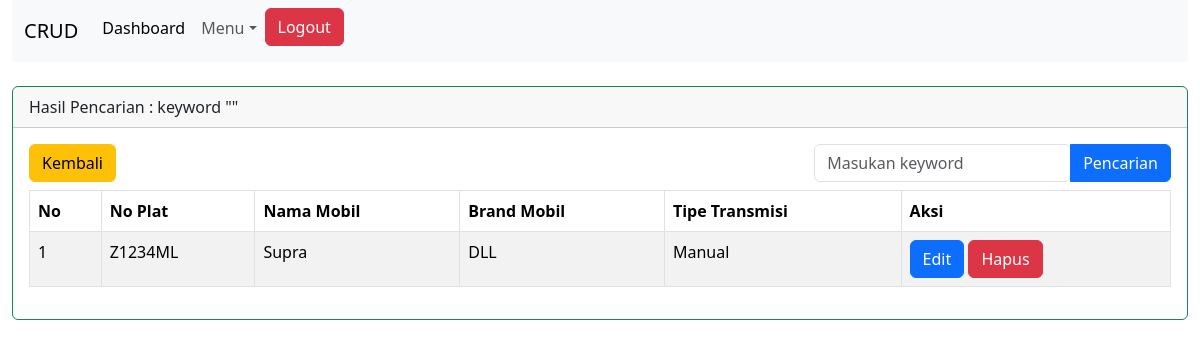
The app's page /mobil/cari_mobil.php with its own data.
### tables this page shows
CREATE TABLE `tbl_mobil_rizki_akhiramdhani_harahap` (
  `no_plat_rizki_akhiramdhani_harahap` varchar(10) NOT NULL,
  `nama_mobil_rizki_akhiramdhani_harahap` varchar(25) NOT NULL,
  `brand_mobil_rizki_akhiramdhani_harahap` varchar(25) NOT NULL,
  `tipe_transmisi_rizki_akhiramdhani_harahap` varchar(10) NOT NULL
);

### mobil/cari_mobil.php (the view, shortened to what this page needs)
<?php
    include "../config/koneksi.php";
    $i=0;
    $keyword=mysqli_real_escape_string($koneksi,$_GET['keyword']);
    $tampil=mysqli_query($koneksi,"SELECT * FROM tbl_mobil_rizki_akhiramdhani_harahap
    WHERE nama_mobil_rizki_akhiramdhani_harahap like '%$keyword%'");
?>
<!DOCTYPE html>
<html lang="en">
<head>
    <link href="../bootstrap-5.3.2-dist/css/bootstrap.min.css" rel="stylesheet" >
</head>
<body>
    <div class="container-fluid">
        <div class="row">
            <div class="col-md-12 mb-4">
                <?php include "../menu.php"; ?>
            </div>
        </div>
        <div class="card border-success mb-3" >
            <div class="card-header">Hasil Pencarian : keyword "<b><?=$keyword?></b>"</div>
            <div class="card-body text-success">
                <div class="row">
                    <div class="col-md-6 mb-2 ">
                        <a href='tampil_mobil.php' class='btn btn-warning'> Kembali</a>
                    </div>
                    <div class="col-md-6 ">
                        <form action="cari_mobil.php" method="GET">
                            <div class="btn-group float-end" role="group" >
                                <input type="text" name="keyword" class="form-control" placeholder="Masukan keyword" >
                                <button type="button" class="btn btn-primary">Pencarian</button>
                            </div>
                        </form>
                    </div>
                </div>
                <div class="row">
                    <div class="col-md-12">
                        <table class="table table-bordered table-striped table-hover">
                            <thead>
                                <tr>
                                    <th>No</th>
                                    <th>No Plat</th>
                                    <th>Nama Mobil</th>
                                    <th>Brand Mobil</th>
                                    <th>Tipe Transmisi</th>
                                    <th>Aksi</th>
                                </tr>
                            </thead>
                        <?php
                        while($data=mysqli_fetch_array($tampil)){ $i++;
                        ?>
                        <tr>
                            <td><?=$i?></td>
                            <td><?=$data['no_plat_rizki_akhiramdhani_harahap']?></td>
                            <td><?=$data['nama_mobil_rizki_akhiramdhani_harahap']?></td>
                            <td><?=$data['brand_mobil_rizki_akhiramdhani_harahap']?></td>
                            <td><?=$data['tipe_transmisi_rizki_akhiramdhani_harahap']?></td>
                            <td>
                                <a href="edit_mobil.php?no_plat_rizki_akhiramdhani_harahap=<?=$data['no_plat_rizki_akhiramdhani_harahap']?>" class='btn btn-primary'>Edit</a>
                                <a href="delete_mobil.php?no_plat_rizki_akhiramdhani_harahap=<?=$data['no_plat_rizki_akhiramdhani_harahap']?>" class='btn btn-danger' onclick="return confirm('Apakah anda yakin ingin menghapus ini ?')">Hapus</a>
                            </td>
                        </tr>
                        <?php
                        }
                        ?>
                    </table>
                </div>
            </div>
        </div>
    </div>
</div>
</body>
</html>

### menu.php (shortened to what this page needs)
<!DOCTYPE html>
<html lang="en">
<head>
</head>
<body>
    <nav class="navbar navbar-expand-lg navbar-light bg-light">
        <div class="container-fluid">
            <a class="navbar-brand" href="#">CRUD</a>
            <div class="collapse navbar-collapse" id="navbarSupportedContent">
                <ul class="navbar-nav me-auto mb-2 mb-lg-0">
                    <li class="nav-item">
                        <a class="nav-link active" aria-current="page" href="../awal.php">Dashboard</a>
                    </li>
                    <li class="nav-item dropdown">
                        <a class="nav-link dropdown-toggle" href="#" id="navbarDropdown" role="button" data-bs-toggle="dropdown" aria-expanded="false"> Menu</a>
                    </li>
                    <div class="col-md-6 mb-2 ">
                        <a href='../logout.php' class='btn btn-danger'>Logout</a>
                    </div>
                </ul>
            </div>
        </div>
    </nav>
</body>
</html>

### records on screen
tbl_mobil_rizki_akhiramdhani_harahap: no_plat_rizki_akhiramdhani_harahap "Z1234ML", nama_mobil_rizki_akhiramdhani_harahap "Supra", brand_mobil_rizki_akhiramdhani_harahap "DLL", tipe_transmisi_rizki_akhiramdhani_harahap "Manual"
